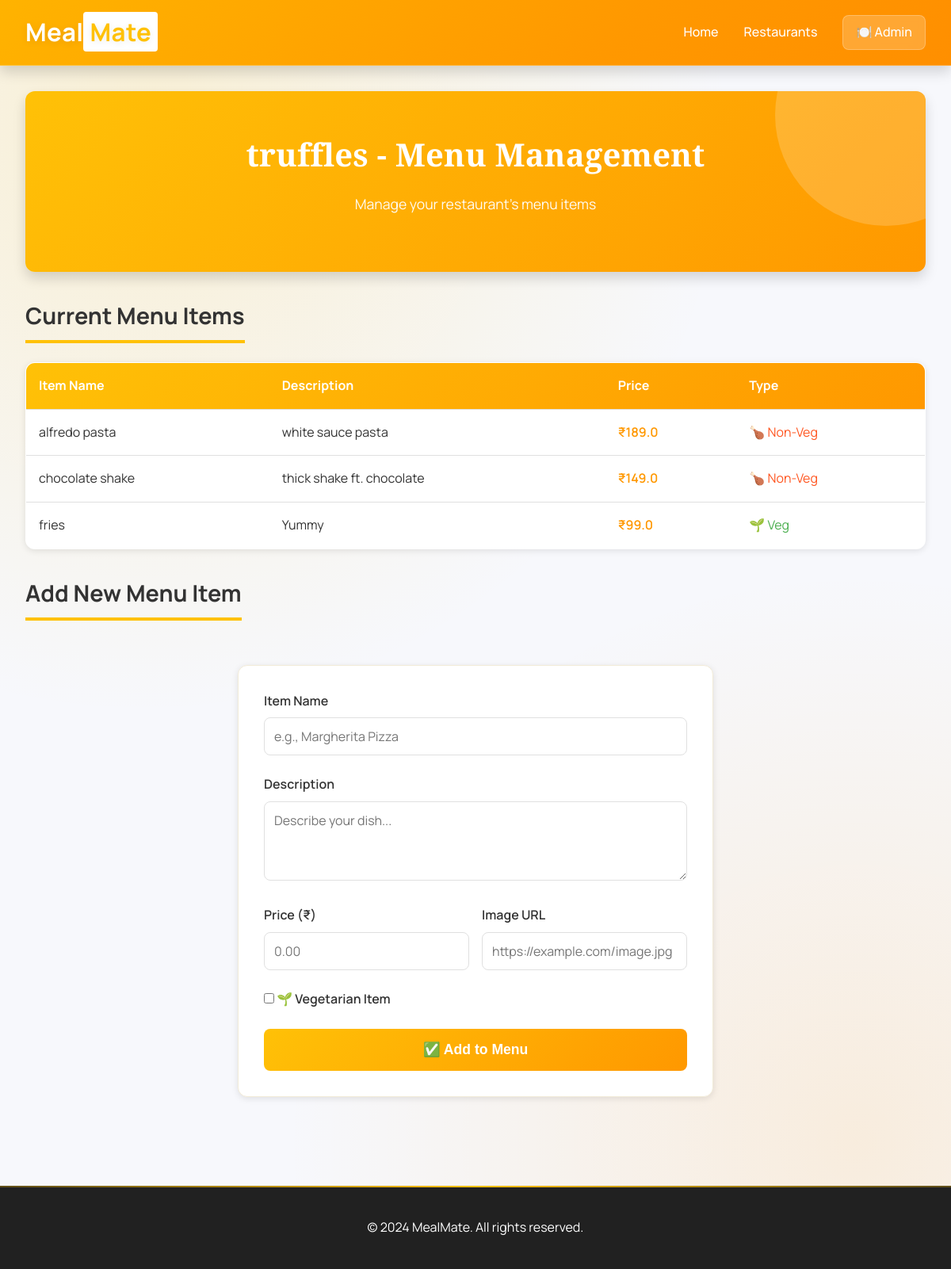
The page /open_update_menu/5 on the database its author committed.
### delivery/models.py (models this page shows)
class Restaurant(models.Model):
    name = models.CharField(max_length = 20)
    picture = models.URLField(max_length = 200, default='https://designshack.net/wp-content/uploads/Free-Simple-Restaurant-Logo-Template.jpg')
    cuisine = models.CharField(max_length = 200)
    rating = models.FloatField()

class Item(models.Model):
    restaurant = models.ForeignKey(Restaurant, on_delete = models.CASCADE, related_name = "items")
    name = models.CharField(max_length = 20)
    description = models.CharField(max_length = 200)
    price = models.FloatField()
    vegeterian = models.BooleanField(default=False)
    picture = models.URLField(max_length = 400, default='https://www.indiafilings.com/learn/wp-content/uploads/2024/08/How-to-Start-Food-Business.jpg')

### delivery/views.py (the view)
# urls.py: path('open_update_menu/<int:restaurant_id>', views.open_update_menu, name='open_update_menu'),
def open_update_menu(request, restaurant_id):
    restaurant = Restaurant.objects.get(id = restaurant_id)
    itemList = restaurant.items.all()
    return render(request, 'delivery/update_menu.html',{"itemList" : itemList, "restaurant" : restaurant})

### delivery/templates/delivery/update_menu.html (shortened to what this page needs)
{% load static %}
<!DOCTYPE html>
<html lang="en">
<head>
    <link rel="stylesheet" href="{% static 'delivery/css/style.css' %}">
</head>
<body>
    <header>
        <div class="header-container">
            <div class="logo">Meal<span>Mate</span></div>
            <nav>
                <a href="/">Home</a>
                <a href="{% url 'open_show_restaurant' %}">Restaurants</a>
                <span class="user-info">🍽️ Admin</span>
            </nav>
        </div>
    </header>
    <div class="container">
        <div class="hero text-center fade-in">
            <h1>{{ restaurant.name }} - Menu Management</h1>
            <p>Manage your restaurant's menu items</p>
        </div>
        {% if itemList %}
        <section>
            <h2>Current Menu Items</h2>
            <table>
                <thead>
                    <tr>
                        <th>Item Name</th>
                        <th>Description</th>
                        <th>Price</th>
                        <th>Type</th>
                    </tr>
                </thead>
                <tbody>
                    {% for item in itemList %}
                    <tr>
                        <td>{{ item.name }}</td>
                        <td>{{ item.description|truncatewords:15 }}</td>
                        <td style="font-weight: 600; color: var(--secondary-color);">₹{{ item.price }}</td>
                        <td>
                            {% if item.vegeterian %}
                                <span style="color: var(--success-color);">🌱 Veg</span>
                            {% else %}
                                <span style="color: var(--warning-color);">🍗 Non-Veg</span>
                            {% endif %}
                        </td>
                    </tr>
                    {% endfor %}
                </tbody>
            </table>
        </section>
        {% endif %}
        <section>
            <h2>Add New Menu Item</h2>
            <div class="form-container fade-in" style="max-width: 600px;">
                <form action="{% url 'update_menu' restaurant.id %}" method="post">
                    <div class="form-group">
                        <label for="name">Item Name</label>
                        <input type="text" id="name" name="name" placeholder="e.g., Margherita Pizza" required>
                    </div>
                    <div class="form-group">
                        <label for="description">Description</label>
                        <textarea id="description" name="description" placeholder="Describe your dish..." required></textarea>
                    </div>
                    <div style="display: grid; grid-template-columns: 1fr 1fr; gap: 1rem;">
                        <div class="form-group">
                            <label for="price">Price (₹)</label>
                            <input type="number" id="price" name="price" step="0.01" placeholder="0.00" required>
                        </div>
                        <div class="form-group">
                            <label for="picture">Image URL</label>
                            <input type="url" id="picture" name="picture" placeholder="https://example.com/image.jpg" required>
                        </div>
                    </div>
                    <div class="form-group">
                        <label for="vegeterian" class="checkbox-group">
                            <input type="checkbox" id="vegeterian" name="vegeterian">
                            <span>🌱 Vegetarian Item</span>
                        </label>
                    </div>
                    <button type="submit" class="btn btn-primary btn-lg btn-block">✅ Add to Menu</button>
                </form>
            </div>
        </section>
    </div>
    <footer>
        <p>&copy; 2024 MealMate. All rights reserved.</p>
    </footer>
</body>
</html>

### rows shown on the page
Restaurant: name "truffles"
Item: name "alfredo pasta", description "white sauce pasta", price "189.0", vegeterian "🍗 Non-Veg"
Item: name "chocolate shake", description "thick shake ft. chocolate", price "149.0", vegeterian "🍗 Non-Veg"
Item: name "fries", description "Yummy", price "99.0", vegeterian "🌱 Veg"
